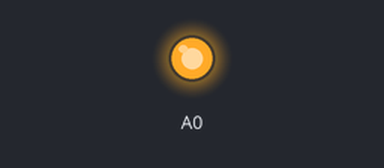
Bench run of a sketch on a simulated Arduino Uno, built with avr-gcc and run on an emulated ATmega328P. Parts: output pins drawn as LEDs (lit = HIGH).

Above: at 0.1 s.
Timing chart, 0 to 1.6 s (numbered marks = the images above):
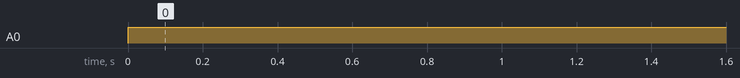

Measured:
- by itself, A0: LOW → HIGH at 0.00 s

The sketch:

Blower.ino
```cpp
void setup() {
  // put your setup code here, to run once:
  pinMode(A0,OUTPUT);
  Serial.begin(9600);
}

void loop() {
  // put your main code here, to run repeatedly:
  analogWrite(A0,140);


}
```
